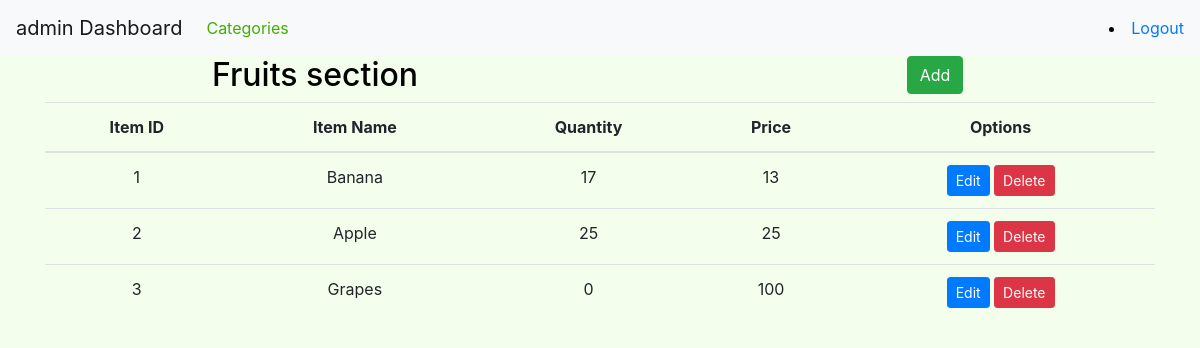
The page /category/1/show (signed in) on the database its author committed.
### market/models.py (models this page shows, shortened)
class User(db.Model,UserMixin):
    id = db.Column(db.Integer(), primary_key=True)
    username = db.Column(db.String(length=30), nullable=False, unique=True)
    email = db.Column(db.String(length=50), nullable=False, unique=True)
    is_admin = db.Column(db.Boolean(), nullable=False, default=False)
    password_hash = db.Column(db.String(length=60), nullable=False)
    items = db.relationship('Item', backref='owned_user', lazy=True)
    cart_items=db.relationship('Cart',backref='user',lazy=True)
    @property
    def password(self):
        return self.password

class Category(db.Model):
    id = db.Column(db.Integer, primary_key=True)
    name = db.Column(db.String(length=30), nullable=False, unique=True)

class Item(db.Model):
    id = db.Column(db.Integer(), primary_key=True)
    name = db.Column(db.String(length=30), nullable=False, unique=True)
    expdate=db.Column(db.String(length=30), nullable=False)
    quantity=db.Column(db.Integer(), nullable=False)
    price = db.Column(db.Integer(), nullable=False)
    owner = db.Column(db.Integer(), db.ForeignKey('user.id'))
    cart_items=db.relationship('Cart',backref='item',lazy=True)
    category_id = db.Column(db.Integer, db.ForeignKey('category.id'), nullable=False)
    category = db.relationship('Category', backref='items')

### market/routes.py (the view)
@app.route('/category/<int:category_id>/show')
@login_required
def show_category(category_id):
    category = Category.query.get(category_id)
    return render_template('categories/show.html', category=category,user=User.query.get(current_user.id),_category=category.query.get(category_id))

### market/models.py (called while the page is built)
@login_manager.user_loader
def load_user(user_id):
    return User.query.get(int(user_id))

### market/templates/categories/show.html (shortened to what this page needs)
{% extends 'base.html' %}
{% block content %}
<div class="container text-center">
  <div class="row">
    <div class="col">
      <h2>{{category.name}} section </h2>
    </div>
    <div class="col">
      <a class="btn btn-success" style="margin-left: 100px;" href="{{ url_for('add_items',category_id=category.id) }}">
        Add
      </a>
    </div>
  </div>
<table class="table table-hover table-darkgreen">
    <thead>
        <tr>
            <th scope="col">Item ID</th>
            <th scope="col">Item Name</th>
            <th scope="col">Quantity</th>
            <th scope="col">Price</th>
            <th scope="col">Options</th>
        </tr>
    </thead>
    <tbody>
        {% for item in category.items %}
            <tr>
                <td>{{ item.id }}</td>
                <td>{{ item.name }}</td>
                <td>{{ item.quantity }}</td>
                <td>{{ item.price }}</td>
                <td>
                  <a href="{{ url_for('edit_item', category_id=category.id, item_id=item.id) }}" class="btn btn-primary btn-sm">Edit</a>
                  <a href="{{ url_for('delete_item', category_id=category.id, item_id=item.id) }}" class="btn btn-danger btn-sm">Delete</a>
                </td>
            </tr>
        {% endfor %}
    </tbody>
{% endblock %}

### market/templates/base.html (shortened to what this page needs)
<!doctype html>
<html lang="en">
<head>
    <link rel="stylesheet"
          href="https://cdn.jsdelivr.net/npm/bootstrap@4.5.3/dist/css/bootstrap.min.css"
>
</head>
<body>
<nav class="navbar navbar-expand-lg navbar-light bg-light ">
    <a class="navbar-brand" href="{{ url_for('dashboard_page') }}">{{ current_user.username }} Dashboard</a>
    <div class="collapse navbar-collapse" id="navbarSupportedContent">
        <ul class="navbar-nav mr-auto">
            {% if current_user.is_admin %}
            <li class="nav-item active">
                <a class="nav-link" href="{{url_for('admin_categories')}}">Categories </a>
            </li>
            {% endif %}
        </ul>
        <li class="nav-item ml-auto">
            <a class="nav-item" href="{{ url_for('logout_page') }}">Logout</a>
        </li>
    </div>
</nav>
{% block content %}
{% endblock %}
</body>
</html>

### market/templates/base.html (style rules this page uses)
.navbar.navbar-expand-lg.navbar-light .navbar-nav .nav-link { color: #43AE00; }
body { background-color: #F3FFEC; color: black }

### rows shown on the page
User: username "admin"
Category: name "Fruits"
Item: id "1", name "Banana", quantity "17", price "13"
Item: id "2", name "Apple", quantity "25", price "25"
Item: id "3", name "Grapes", quantity "0", price "100"
